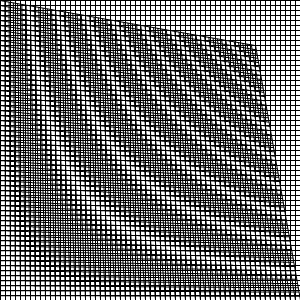
#> input picture project/samples/sample.png, 300 x 301 px
$ python app.py
#> lines starting #> are read from the running program, lines starting #| are printed output that depends on the picture
import cv2
import numpy as np
from matplotlib import pyplot as plt
from scipy.signal import find_peaks
import pywt

# ------------------------------
# Gaussian Notch Filter Function
# ------------------------------
def gaussian_notch_filter(shape, cutoff, order, u_k, v_k):
    """Create a Gaussian notch reject filter."""
    P, Q = shape
    U, V = np.meshgrid(np.arange(Q), np.arange(P))
    U = U - Q // 2
    V = V - P // 2
    Dk = np.sqrt((U - u_k)**2 + (V - v_k)**2)
    Dk_ = np.sqrt((U + u_k)**2 + (V + v_k)**2)
    H = 1 - np.exp(-0.5 * ((Dk / cutoff)**(2*order))) * np.exp(-0.5 * ((Dk_ / cutoff)**(2*order)))
    return H

# ------------------------------
# Load Image
# ------------------------------
image_path = "sample.png"  # your image path
img = cv2.imread(image_path, cv2.IMREAD_GRAYSCALE)
#> img is the input picture: shape (301, 300); min 0, max 255, mean 111
rows, cols = img.shape
#> rows = 301; cols = 300

# ------------------------------
# FFT
# ------------------------------
f = np.fft.fft2(img)
fshift = np.fft.fftshift(f)
magnitude_spectrum = np.log(np.abs(fshift) + 1)
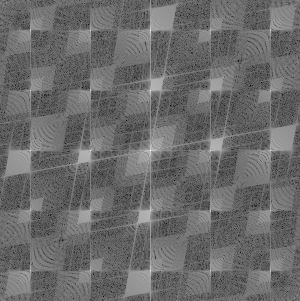
#> magnitude_spectrum: shape (301, 300) float64; min 3.12, max 16.12, mean 8.59; drawn with min black and max white

# ------------------------------
# Detect Peaks in FFT Spectrum
# ------------------------------
proj_x = magnitude_spectrum[rows//2, :]  # horizontal slice through center
#> proj_x = 300 values, max 16.12 at index 150, min 6.92 at index 0, mean 10.05
peaks_x, _ = find_peaks(proj_x, distance=20, height=np.max(proj_x)*0.4)
#> peaks_x = [9, 30, 51, 90, 111, 150, 189, 210, 249, 270, 291]

proj_y = magnitude_spectrum[:, cols//2]  # vertical slice through center
#> proj_y = 301 values, max 16.12 at index 150, min 10.07 at index 83, mean 11.29
peaks_y, _ = find_peaks(proj_y, distance=20, height=np.max(proj_y)*0.4)
#> peaks_y = [8, 30, 62, 90, 129, 150, 171, 210, 238, 270, 292]

# ------------------------------
# Build Automatic Notch Filter
# ------------------------------
H = np.ones((rows, cols))
for px in peaks_x:
    H *= gaussian_notch_filter((rows, cols), cutoff=12, order=2, u_k=px-cols//2, v_k=0)
#> this loop made 11 passes
#> px on passes 1 to 11: 9, 30, 51, 90, 111, 150, 189, 210, 249, 270, 291
#> pass 1, in gaussian_notch_filter, `Dk_ = np.sqrt((U + u_k)**2 + (V + v_k)**2)`:
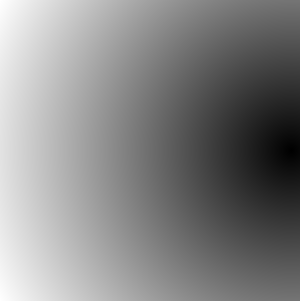
#> Dk_: shape (301, 300) float64; min 0, max 327.4, mean 171.5; drawn with min black and max white
#> after the loop:
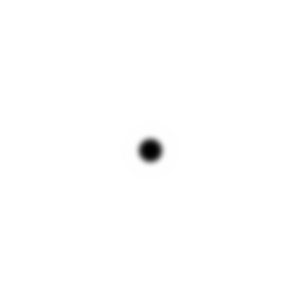
#> H: shape (301, 300) float64; min 0, max 1, mean 0.996
for py in peaks_y:
    H *= gaussian_notch_filter((rows, cols), cutoff=12, order=2, u_k=0, v_k=py-rows//2)
#> this loop made 11 passes
#> py on passes 1 to 11: 8, 30, 62, 90, 129, 150, 171, 210, 238, 270, 292
#> pass 1, in gaussian_notch_filter (call 12), `Dk = np.sqrt((U - u_k)**2 + (V - v_k)**2)`:
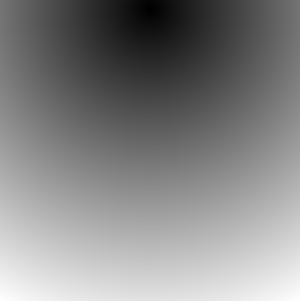
#> Dk: shape (301, 300) float64; min 0, max 328.3, mean 171.8; drawn with min black and max white
#> pass 1, in gaussian_notch_filter (call 12), `Dk_ = np.sqrt((U + u_k)**2 + (V + v_k)**2)`:
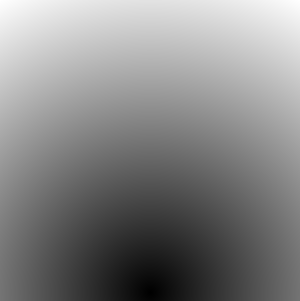
#> Dk_: shape (301, 300) float64; min 0, max 328.3, mean 171.8; drawn with min black and max white

# ------------------------------
# Apply Filter in Frequency Domain
# ------------------------------
fshift_filtered = fshift * H
f_ishift = np.fft.ifftshift(fshift_filtered)
img_back = np.fft.ifft2(f_ishift)
img_back = np.abs(img_back)

# Normalize
img_back = cv2.normalize(img_back, None, 0, 255, cv2.NORM_MINMAX).astype(np.uint8)
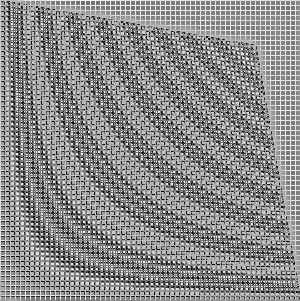
#> img_back: shape (301, 300); min 0, max 255, mean 138.3

# ------------------------------
# Wavelet Denoising
# ------------------------------
coeffs = pywt.wavedec2(img_back, 'db1', level=2)
#> coeffs = 3 items
coeffs_thresh = [
    pywt.threshold(c, 15, mode='soft') if isinstance(c, np.ndarray) else c
    for c in coeffs
]
#> coeffs_thresh = 3 items
img_denoised = pywt.waverec2(coeffs_thresh, 'db1')
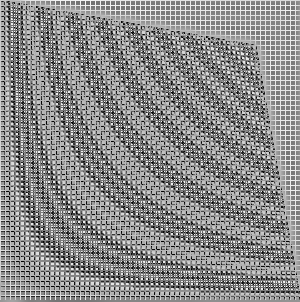
#> img_denoised: shape (302, 300) float64; min -3.75, max 251.3, mean 134.5; drawn with min black and max white

# Normalize final result
img_final = cv2.normalize(img_denoised, None, 0, 255, cv2.NORM_MINMAX).astype(np.uint8)

# ------------------------------
# Show Results
# ------------------------------
plt.figure(figsize=(12,6))
plt.subplot(1,3,1), plt.imshow(img, cmap='gray'), plt.title("Original")
plt.subplot(1,3,2), plt.imshow(magnitude_spectrum, cmap='gray'), plt.title("FFT Spectrum (Peaks)")
plt.subplot(1,3,3), plt.imshow(img_final, cmap='gray'), plt.title("Enhanced Moire Removed")
plt.show()
